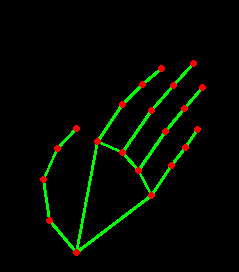
#> input picture images/train/fish/1625667129.9395568_dilan.png, 239 x 272 px
$ python -i draw_hand_trasform_CNN.py   (imports and definitions only)
#> lines starting #> are read from the running program, lines starting #| are printed output that depends on the picture; after the words box and inside, x2 and y2 are one past the last pixel; in counts of white or black regions, pixels touching at a corner belong together
#> further down, picture is the input picture: shape (272, 239, 3); mean B, G, R 0, 8.4, 3
import cv2
import numpy as np
from PIL import Image


class DrawHands(object):
	def __call__(self, pic):
		img = np.array(pic)
		img = cv2.cvtColor(img, cv2.COLOR_BGR2GRAY)
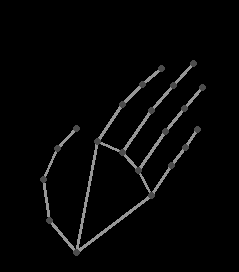
#> img: shape (272, 239); min 0, max 150, mean 5.9
		kernel = (5, 5)

		mask = img > 70
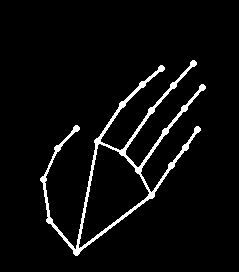
#> mask: shape (272, 239) bool; 4.5% white; 1 white region, box (x1, y1, x2, y2) and area: (40, 60, 206, 256) 2924
		img[mask] = 255
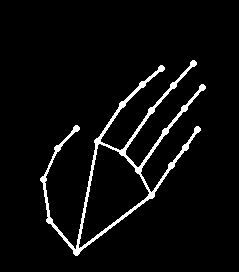
#> img: shape (272, 239); 4.5% white; 1 white region, box (x1, y1, x2, y2) and area: (40, 60, 206, 256) 2924

		closing = cv2.morphologyEx(img, cv2.MORPH_CLOSE, kernel)
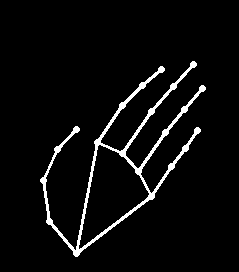
#> closing: shape (272, 239); 4.5% white; 1 white region, box (x1, y1, x2, y2) and area: (40, 61, 206, 257) 2926

		dilated = cv2.dilate(closing, kernel, iterations=10)
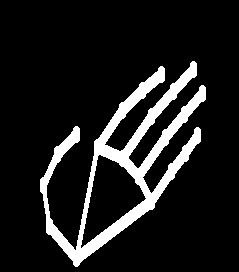
#> dilated: shape (272, 239); 11.6% white; 1 white region, box (x1, y1, x2, y2) and area: (40, 61, 206, 267) 7540

		return Image.fromarray(dilated.astype(np.uint8))

	def __repr__(self):
		return self.__class__.__name__ + '()'

>>> import cv2
>>> picture = cv2.imread('images/train/fish/1625667129.9395568_dilan.png')
>>> result = DrawHands()(picture)
